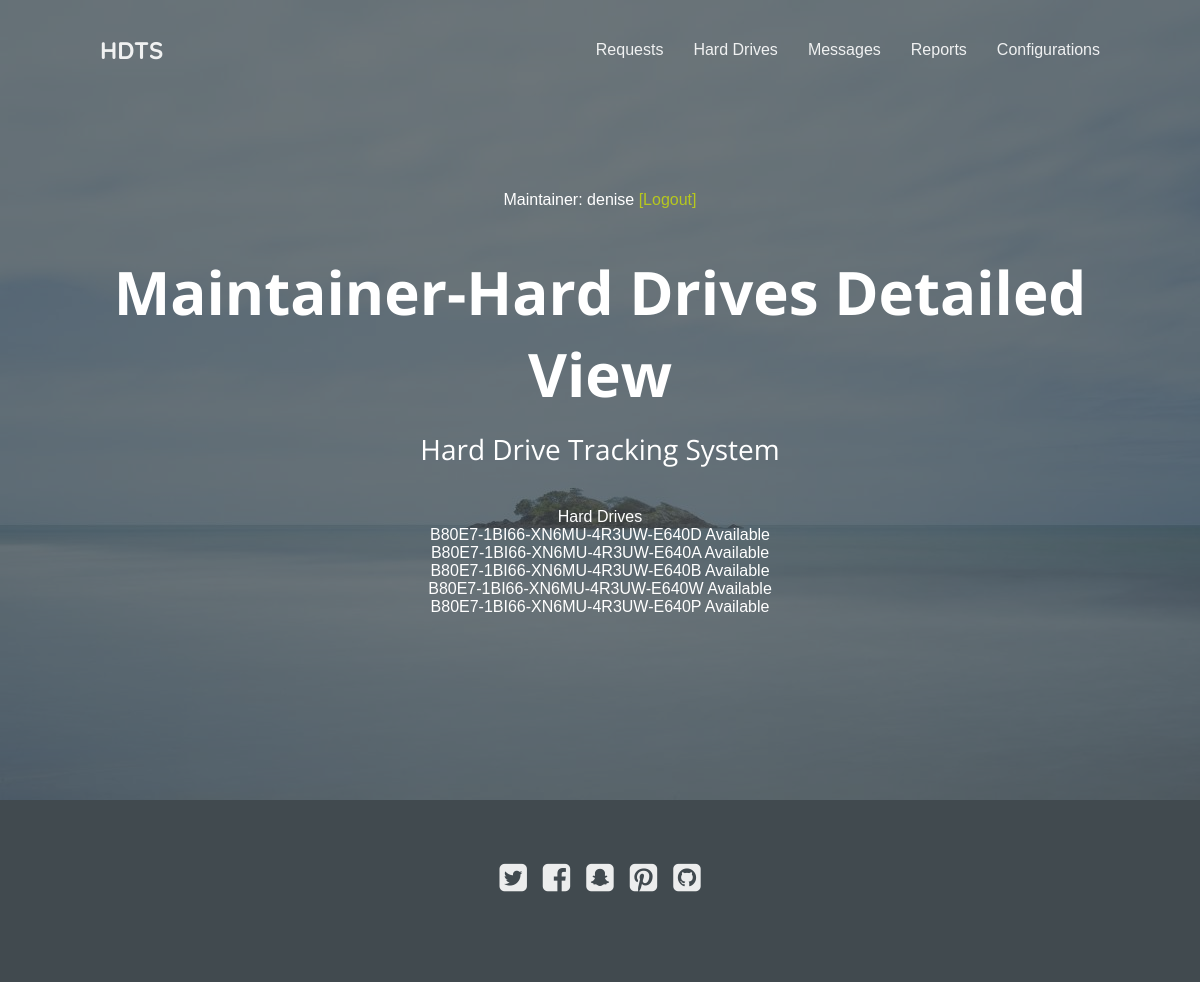
Screenshot of /maintainer_hard_drives/ (signed in) with the database file from the repository.
### website/models.py (models this page shows)
class HardDrive(models.Model):
    hard_drive_status_choices = (
        ("Assigned", "Assigned"),
        ("Available", "Available"),
        ("End of Life", "End of Life"),
        ("Master Clone", "Master Clone"),
        ("Pending Wipe", "Pending Wipe"),
        ("Destroyed", "Destroyed"),
        ("Lost", "Lost"),
        ("Overdue", "Overdue"),
        ("Picked Up", "Picked Up"),
        ("Returned", "Returned"),
        ("Pending Change", "Pending Change"),
    )
    justifications_choices = [
        ("Text", "Text"),
        ("File Attachment", "File Attachment"),
    ]
    classification_choices = (
        ("Unclassified", "Unclassified"),
        ("Classified", "Classified"),
    )
    boot_test_status_choices = (
        ("Pass", "Pass"),
        ("Fail", "Fail"),
    )
    size_choices = (
        ("16GB", "16GB"),
        ("32GB", "32GB"),
        ("64GB", "64GB"),
        ("128GB", "128GB"),
        ("256GB", "256GB"),
        ("500GB", "500GB"),
        ("1TB", "1TB"),
        ("1.5TB", "1.5TB"),
        ("2TB", "2TB"),
        ("4TB", "4TB"),
        ("6TB", "6TB"),
        ("8TB", "8TB"),
        ("12TB", "12TB"),
        ("Other", "Other"),
    )
    creation_date = models.DateField(auto_now_add=False, blank=False, null=True)
    serial_number = models.CharField(max_length=100, blank=False, null=False)
    manufacturer = models.CharField(max_length=100, blank=False, null=True)
    model_number = models.CharField(max_length=100, blank=False, null=True)
    type = models.CharField(max_length=50, blank=False, null=True)
    connection_port = models.CharField(max_length=50, blank=False, null=True)
    size = models.CharField(max_length=50, choices=size_choices, blank=False, null=True)
    classification = models.CharField(max_length=50, choices=classification_choices, blank=True, null=True)  # required
    classification_change_justification = models.CharField(max_length=50, choices=justifications_choices,
                                                           default='Text', blank=True, null=True)
    image_version_ID = models.CharField(max_length=50, blank=True, null=True)
    boot_test_status = models.CharField(max_length=50, choices=boot_test_status_choices, default='Pass', blank=True,
                                        null=True)
    boot_test_expiration_date = models.DateField(auto_now_add=False, blank=True, null=True)
    status = models.CharField(max_length=50, choices=hard_drive_status_choices, default='Available')
    hard_drive_status_change_justification = models.CharField(max_length=50, choices=justifications_choices,
                                                              default='Text', blank=True, null=True)
    date_issued = models.DateField(auto_now_add=False, blank=True, null=True)  # required
    expected_return_date = models.DateField(auto_now_add=False, blank=True, null=True)  # required
    hard_drive_return_date_justification = models.CharField(max_length=50, choices=justifications_choices,
                                                            default='Text', blank=True, null=True)
    actual_return_date = models.DateField(auto_now_add=False, blank=True, null=True)  # required
    date_modified = models.DateField(auto_now=False, blank=True, null=True)  # required
    def __str__(self):  # uncomment to see default name in /admin
        details = (str(self.serial_number), str(self.status))
        return " ".join(details)

### website/decorators.py (the view)
        def wrapper_func(request, *args, **kwargs):
            groups = []
            if request.user.groups.exists():
                for group in request.user.groups.all():
                    groups.append(group.name)
            check_true = any(group_names in groups for group_names in allowed_roles)
            if check_true:
                return view_func(request, *args, **kwargs)
            else:
                return HttpResponse("You are not authorized to view this page")

### website/views.py (called while the page is built)
@login_required(login_url='loginPage')
@allowed_users(allowed_roles=['admin', 'maintainer'])
def maintainer_hard_drives(request):
    hard_drives_object = HardDrive.objects.all()
    context = {
        'hard_drives': hard_drives_object
    }
    return render(request, 'pages/maintainer_hard_drives.html', context)

### website/templates/pages/maintainer_hard_drives.html
{% extends 'pages/base.html' %}
{% load static %}
{% block navbar %}
{% include 'pages/navbar_maintainer.html' %}
{% endblock %}
{% block mainBody %}
<section class="hero">
    <p style="text-align:center;">Maintainer: {{request.user}} <a href="{% url 'logoutUser' %}"><span
            style="color:rgba(201, 219, 10, 0.9);">[Logout]</span></a></p>
    <div class="background-image" style="background-image: url({% static 'assets/img/island.jpg' %});"></div>
    <h1>Maintainer-Hard Drives Detailed View</h1>
    <h3>Hard Drive Tracking System</h3>
    Hard Drives<br>
    {% for hard_drive in hard_drives %}
    {{hard_drive}}<br>
    {% endfor %}
</section>
{% endblock %}

### static/assets/css/styles.css (style rules this page uses)
* { margin: 0; padding: 0; box-sizing: border-box; }
html { font: normal 16px sans-serif; color: #555; }
a { text-decoration: none; color: inherit; cursor: pointer; opacity: 0.9; }
section { display: flex; flex-direction: column; align-items: center; padding: 125px 100px; }
section p { max-width: 800px; text-align: center; margin-bottom: 35px; padding: 0 20px; line-height: 2; }
.hero { position: relative; justify-content: center; min-height: 100vh; color: #fff; text-align: center; }
.hero .background-image { position: absolute; top: 0; left: 0; width: 100%; height: 100%; background-size: cover; background-color: #2196F3; z-index: -1; }
.hero .background-image:after { content: ''; position: absolute; top: 0; left: 0; width: 100%; height: 100%; background-color: #414a4f; opacity: 0.75; }
.hero h1 { font: bold 60px 'Open Sans', sans-serif; margin-bottom: 15px; }
.hero h3 { font: normal 28px 'Open Sans', sans-serif; margin-bottom: 40px; }

### rows the page displays
HardDrive: serial_number+status "B80E7-1BI66-XN6MU-4R3UW-E640D Available"
HardDrive: serial_number+status "B80E7-1BI66-XN6MU-4R3UW-E640A Available"
HardDrive: serial_number+status "B80E7-1BI66-XN6MU-4R3UW-E640B Available"
HardDrive: serial_number+status "B80E7-1BI66-XN6MU-4R3UW-E640W Available"
HardDrive: serial_number+status "B80E7-1BI66-XN6MU-4R3UW-E640P Available"

### other values shown
{{ request.user }} "denise"
